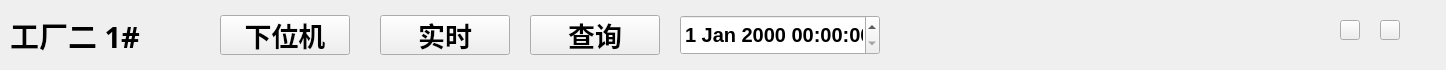
   <widget class="QWidget" name="widget_historical_title" native="true">
    <property name="geometry">
     <rect>
      <x>2</x>
      <y>0</y>
      <width>1446</width>
      <height>70</height>
     </rect>
    </property>
    <property name="sizePolicy">
     <sizepolicy hsizetype="Preferred" vsizetype="Preferred">
      <horstretch>0</horstretch>
      <verstretch>0</verstretch>
     </sizepolicy>
    </property>
    <property name="styleSheet">
     <string notr="true">#widget_historical_title{
border-top-left-radius: 10px;   /* 设置左上角的圆角半径 */
border-top-right-radius: 10px;  /* 设置右上角的圆角半径 */
border-bottom-left-radius: 0px; /* 保持左下角的圆角半径为 0 */
border-bottom-right-radius: 0px;/* 保持右下角的圆角半径为 0 */
background-color: rgb(170, 170, 255);
}</string>
    </property>
    <widget class="QLabel" name="label_factory_num">
     <property name="geometry">
      <rect>
       <x>10</x>
       <y>15</y>
       <width>140</width>
       <height>40</height>
      </rect>
     </property>
     <property name="font">
      <font>
       <family>华文中宋</family>
       <pointsize>22</pointsize>
       <weight>75</weight>
       <bold>true</bold>
      </font>
     </property>
     <property name="text">
      <string>工厂二 1#</string>
     </property>
    </widget>
    <widget class="QPushButton" name="pushButton_lower_pc">
     <property name="geometry">
      <rect>
       <x>220</x>
       <y>15</y>
       <width>130</width>
       <height>40</height>
      </rect>
     </property>
     <property name="font">
      <font>
       <family>华文仿宋</family>
       <pointsize>20</pointsize>
       <weight>75</weight>
       <bold>true</bold>
      </font>
     </property>
     <property name="text">
      <string>下位机</string>
     </property>
    </widget>
    <widget class="QPushButton" name="pushButton_realtime">
     <property name="geometry">
      <rect>
       <x>380</x>
       <y>15</y>
       <width>130</width>
       <height>40</height>
      </rect>
     </property>
     <property name="font">
      <font>
       <family>华文仿宋</family>
       <pointsize>20</pointsize>
       <weight>75</weight>
       <bold>true</bold>
      </font>
     </property>
     <property name="text">
      <string>实时</string>
     </property>
    </widget>
    <widget class="QPushButton" name="pushButton_minisize">
     <property name="geometry">
      <rect>
       <x>1340</x>
       <y>20</y>
       <width>20</width>
       <height>20</height>
      </rect>
     </property>
     <property name="styleSheet">
      <string notr="true">border-image: url(:/logo/minisize.png);</string>
     </property>
     <property name="text">
      <string/>
     </property>
    </widget>
    <widget class="QPushButton" name="pushButton_close">
     <property name="geometry">
      <rect>
       <x>1380</x>
       <y>20</y>
       <width>20</width>
       <height>20</height>
      </rect>
     </property>
     <property name="styleSheet">
      <string notr="true">border-image: url(:/logo/close.png);</string>
     </property>
     <property name="text">
      <string/>
     </property>
    </widget>
    <widget class="QDateTimeEdit" name="dateTimeEdit">
     <property name="geometry">
      <rect>
       <x>680</x>
       <y>15</y>
       <width>200</width>
       <height>40</height>
      </rect>
     </property>
     <property name="sizePolicy">
      <sizepolicy hsizetype="Preferred" vsizetype="Preferred">
       <horstretch>0</horstretch>
       <verstretch>0</verstretch>
      </sizepolicy>
     </property>
     <property name="font">
      <font>
       <pointsize>-1</pointsize>
       <weight>75</weight>
       <bold>true</bold>
      </font>
     </property>
     <property name="layoutDirection">
      <enum>Qt::LeftToRight</enum>
     </property>
     <property name="styleSheet">
      <string notr="true">font-size: 20px;  /* 根据需求调整像素值 */
font-weight: bold;
</string>
     </property>
     <property name="alignment">
      <set>Qt::AlignCenter</set>
     </property>
    </widget>
    <widget class="QPushButton" name="pushButton_historical_query">
     <property name="geometry">
      <rect>
       <x>530</x>
       <y>15</y>
       <width>130</width>
       <height>40</height>
      </rect>
     </property>
     <property name="font">
      <font>
       <family>华文仿宋</family>
       <pointsize>20</pointsize>
       <weight>75</weight>
       <bold>true</bold>
      </font>
     </property>
     <property name="text">
      <string>查询</string>
     </property>
    </widget>
   </widget>
